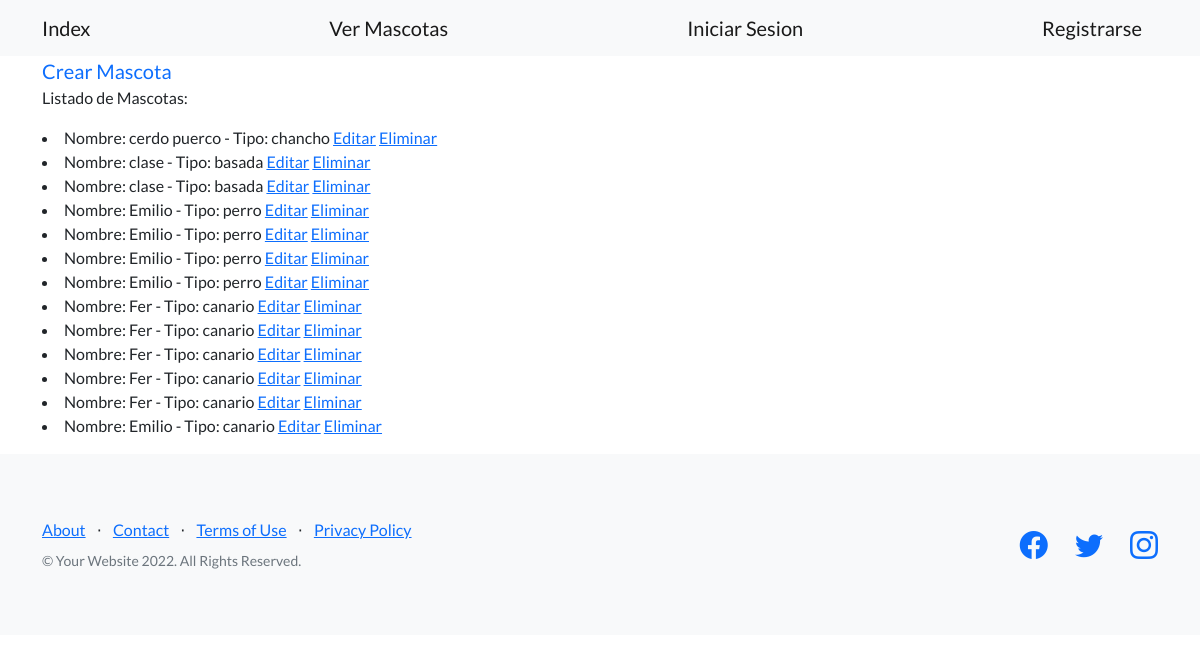
The app's page /avanzado/mascotas/, older data.
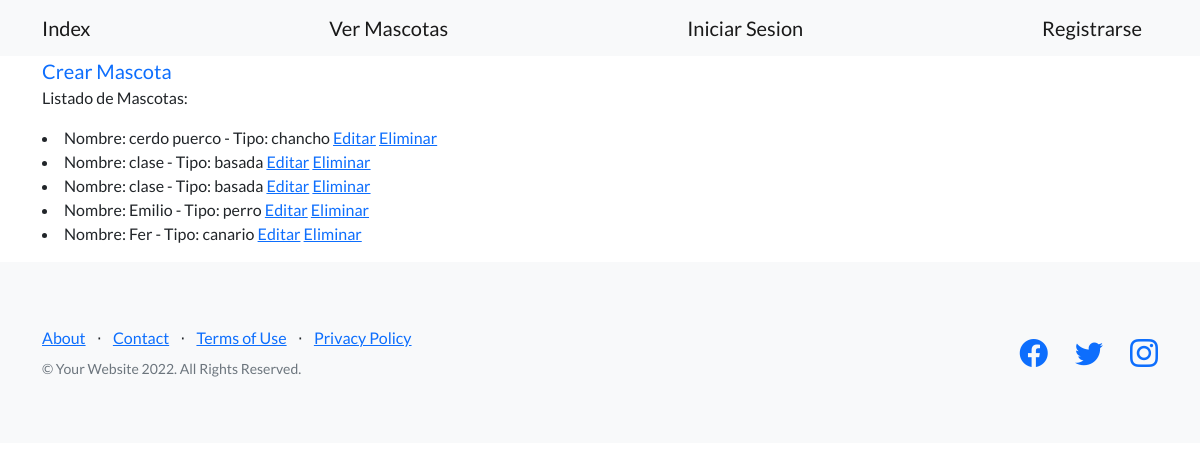
The same page, newer data.
### avanzado/models.py (models this page shows)
class Mascota(models.Model):
    nombre = models.CharField(max_length=20)
    tipo  = models.CharField(max_length=20)
    edad = models.IntegerField()
    fecha_nacimiento = models.DateField()
    def __str__(self):
        return f'Nombre: {self.nombre} - Tipo: {self.tipo}'

### avanzado/views.py (the view)
# urls.py: path('mascotas/', views.ListaMascotas.as_view(), name='ver_mascotas'),
class ListaMascotas(ListView):
    model = Mascota
    template_name = 'avanzado/ver_mascotas_cbv.html'

### avanzado/templates/avanzado/ver_mascotas_cbv.html (shortened to what this page needs)
{% extends 'padres/base.html' %}
{% block mi_contenido %}
<a class="navbar-brand" href={% url 'crear_mascota' %}>Crear Mascota</a>
<p>Listado de Mascotas:</p>
<p>
    {% if object_list %}
        {% for mascota in object_list %}
            <li>
                {{mascota}}
                <a href={% url 'editar_mascota' mascota.id %}>Editar</a>
                <a href={% url 'eliminar_mascota' mascota.id %}>Eliminar</a>
            </li>
        {% endfor %}
    {% else %}
        <p>No se encontraron resultados.</p>
    {% endif %}
</p>
{% endblock mi_contenido %}

### home/templates/padres/base.html (shortened to what this page needs)
<!DOCTYPE html>
<html lang="en">
    <head>
        {% load static %}
        <link href="https://cdn.jsdelivr.net/npm/bootstrap-icons@1.5.0/font/bootstrap-icons.css" rel="stylesheet" type="text/css" />
        <link href={% static 'css/styles.css'%} rel="stylesheet" />
    </head>
    <body>
        <nav class="navbar navbar-light bg-light static-top">
            <div class="container">
                <a class="navbar-brand" href={% url 'index' %}>Index</a>
                <a class="navbar-brand" href={% url 'ver_mascotas' %}>Ver Mascotas</a>
                {% if request.user.is_authenticated %}
                    <a class="navbar-brand" href={% url 'perfil' %}>{{request.user.username}}</a>
                    <a class="navbar-brand" href={% url 'logout' %}>Cerrar Sesion</a>
                {% else %}
                    <a class="navbar-brand" href={% url 'login' %}>Iniciar Sesion</a>
                    <a class="navbar-brand" href={% url 'registrar' %}>Registrarse</a>
                {% endif %}
            </div>
        </nav>
        <div class="container">
        {% block mi_contenido %}
        {% endblock mi_contenido %}
        </div>
        <footer class="footer bg-light">
            <div class="container">
                <div class="row">
                    <div class="col-lg-6 h-100 text-center text-lg-start my-auto">
                        <ul class="list-inline mb-2">
                            <li class="list-inline-item"><a href="#!">About</a></li>
                            <li class="list-inline-item">⋅</li>
                            <li class="list-inline-item"><a href="#!">Contact</a></li>
                            <li class="list-inline-item">⋅</li>
                            <li class="list-inline-item"><a href="#!">Terms of Use</a></li>
                            <li class="list-inline-item">⋅</li>
                            <li class="list-inline-item"><a href="#!">Privacy Policy</a></li>
                        </ul>
                        <p class="text-muted small mb-4 mb-lg-0">&copy; Your Website 2022. All Rights Reserved.</p>
                    </div>
                    <div class="col-lg-6 h-100 text-center text-lg-end my-auto">
                        <ul class="list-inline mb-0">
                            <li class="list-inline-item me-4">
                                <a href="#!"><i class="bi-facebook fs-3"></i></a>
                            </li>
                            <li class="list-inline-item me-4">
                                <a href="#!"><i class="bi-twitter fs-3"></i></a>
                            </li>
                            <li class="list-inline-item">
                                <a href="#!"><i class="bi-instagram fs-3"></i></a>
                            </li>
                        </ul>
                    </div>
                </div>
            </div>
        </footer>
    </body>
</html>

Row changes from the older to the newer data that the page shows:
removed Mascota: nombre+tipo "Nombre: Emilio - Tipo: perro"
removed Mascota: nombre+tipo "Nombre: Emilio - Tipo: perro"
removed Mascota: nombre+tipo "Nombre: Emilio - Tipo: perro"
removed Mascota: nombre+tipo "Nombre: Fer - Tipo: canario"
removed Mascota: nombre+tipo "Nombre: Fer - Tipo: canario"
removed Mascota: nombre+tipo "Nombre: Fer - Tipo: canario"
removed Mascota: nombre+tipo "Nombre: Fer - Tipo: canario"
removed Mascota: nombre+tipo "Nombre: Emilio - Tipo: canario"
